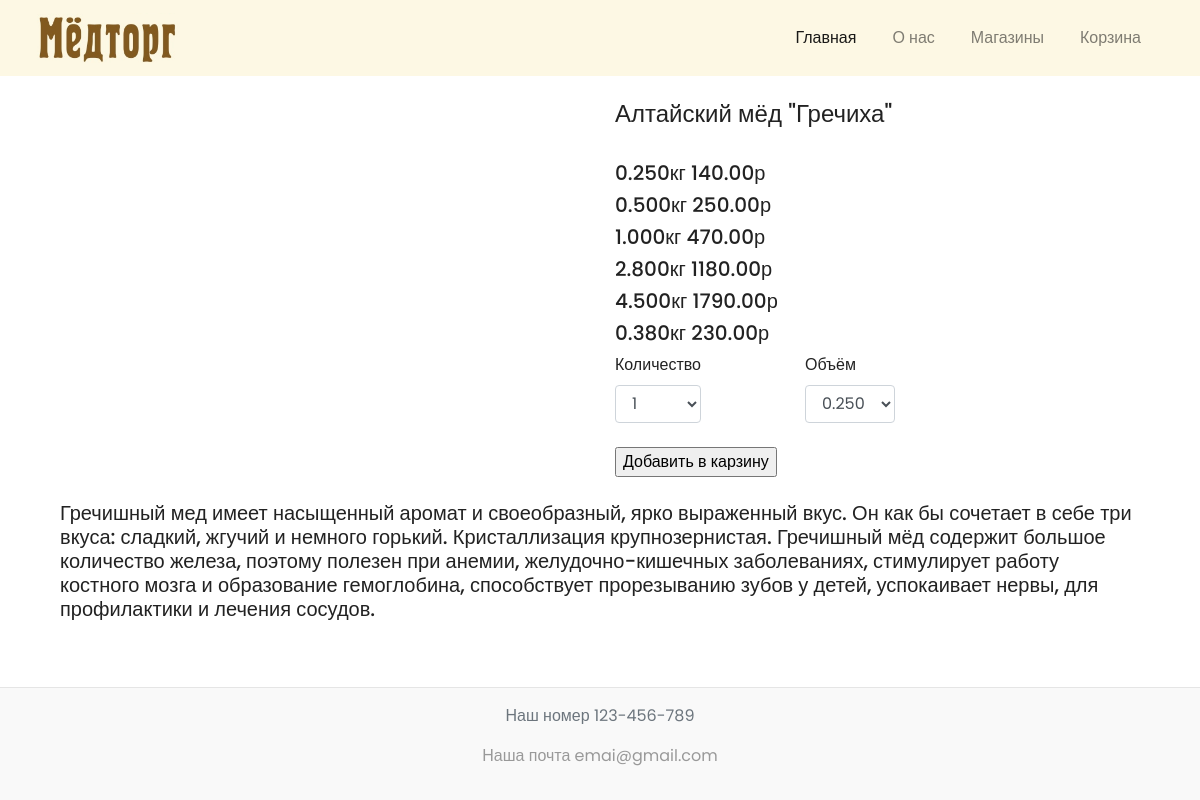
The page /10/altajskij-myod-grechiha/detail/ on the database its author committed.
### shop/models.py (models this page shows, shortened)
class Product(models.Model):
    category = models.ForeignKey(Category, related_name="products", on_delete=models.CASCADE)
    name = models.CharField(max_length = 200, db_index = True)
    slug = models.SlugField(max_length = 200, db_index = True)
    image = models.ImageField(upload_to='products/%Y/%m/%d',blank=True)
    description = models.TextField(blank=True)
    available = models.BooleanField(default=True)
    created = models.DateTimeField(auto_now_add=True)
    updated = models.DateTimeField(auto_now=True)
    class Meta:
        ordering = ('name',)
        index_together = (('id', 'slug'),)
        verbose_name = 'Продукт'
        verbose_name_plural = 'Продукты'

class ValueAndPrices(models.Model):
    product = models.ForeignKey(Product, on_delete=models.CASCADE, null=True, related_name="prices")
    value = models.DecimalField(max_digits=10, decimal_places = 3, null=True)
    another_price = models.DecimalField(max_digits=10, decimal_places = 2, null=True)
    image = models.ImageField(upload_to='products/%Y/%m/%d',blank=True)
    class Meta:
        verbose_name = 'Величина и цена'
        verbose_name_plural = "Величины и цены"

### shop/views.py (the view)
# urls.py: path('<int:id>/<str:slug>/detail/', product_detail_2, name="product_detail"),
def product_detail_2(request, slug, id):
    product = Product.objects.get(slug__iexact=slug)
    cart_product_form = CartAddProductForm()
    value_form = ValueForm(id)
    context = {"product" : product, "cart_product_form": cart_product_form, 'value_form' : value_form}
    return render(request, "shop/product/detail_2.html", context)

### cart/forms.py
class CartAddProductForm(forms.Form):
    quantity = forms.TypedChoiceField(choices=PRODUCT_QUANTITY_CHOICES, coerce=int, label='Количество')
    update = forms.BooleanField(required=False,initial=False,widget=forms.HiddenInput)

class ValueForm(forms.Form):
    def __init__(self, product_id, *args, **kwargs):
        super(ValueForm, self).__init__(*args, **kwargs)
        self.fields['size'] = forms.ChoiceField(
            choices=[(i['value'], str(i['value'])) for i in Product.objects.get(id=product_id).prices.values('value')],
        )
        self.fields['size'].label = "Объём"

### shop/templates/shop/product/detail_2.html (shortened to what this page needs)
{% extends "shop/base_2.html" %}
{% load static %}
{% load crispy_forms_tags %}
{% block content %}
  <div class="container mt-4">
    <div class="row mb-4">
      <div class="col-6">
        <div id="carouselExampleIndicators" class="carousel slide" data-ride="carousel">
          <ol class="carousel-indicators">
          </ol>
          <a class="carousel-control-prev" href="#carouselExampleIndicators" role="button" data-slide="prev">
            <span class="carousel-control-prev-icon" aria-hidden="true"></span>
          </a>
          <a class="carousel-control-next" href="#carouselExampleIndicators" role="button" data-slide="next">
            <span class="carousel-control-next-icon" aria-hidden="true"></span>
          </a>
        </div>
      </div>
        <div class="col-6">
          <h4>{{ product.name }}</h4>
          <br>
          {% for item in product.prices.all %}
            <h5>{{ item.value }}кг {{ item.another_price }}р</h5>
          {% endfor %}
          <form action="{% url 'cart:cart_add' product.id %}" method="post">
            <div class="row">
              <div class="col-4">
                <label>{{ cart_product_form.quantity|as_crispy_field }}</label>
              </div>
              <div class="col-4">
                <label>{{ value_form.size|as_crispy_field }}</label>
              </div>
            </div>
            <input type="submit" value="Добавить в карзину">
          </form>
        </div>
    </div>
  </div>
  <div class="container mb-4">
    <div class="col-12">
      <h5>{{ product.description }}</h5>
    </div>
  </div>
{% endblock %}

### shop/static/css/index.css (style rules this page uses)
body, html { width: 100%; height: 100%; font-family: 'Poppins', sans-serif; color: #222; }

### rows shown on the page
Product: name "Алтайский мёд \"Гречиха\"", description "Гречишный мед имеет насыщенный аромат и своеобразный, ярко выраженный вкус. Он как бы сочетает в себе три вкуса: сладкий, жгучий и немного горький. Кристаллизация крупнозернистая. Гречишный мёд содержит большое количество железа, поэтому полезен при анемии, желудочно-кишечных заболеваниях, стимулирует работу костного мозга и образование гемоглобина, способствует прорезыванию зубов у детей, успокаивает нервы, для профилактики и лечения сосудов."
ValueAndPrices: value "0.250", another_price "140.00"
ValueAndPrices: value "0.500", another_price "250.00"
ValueAndPrices: value "1.000", another_price "470.00"
ValueAndPrices: value "2.800", another_price "1180.00"
ValueAndPrices: value "4.500", another_price "1790.00"
ValueAndPrices: value "0.380", another_price "230.00"
